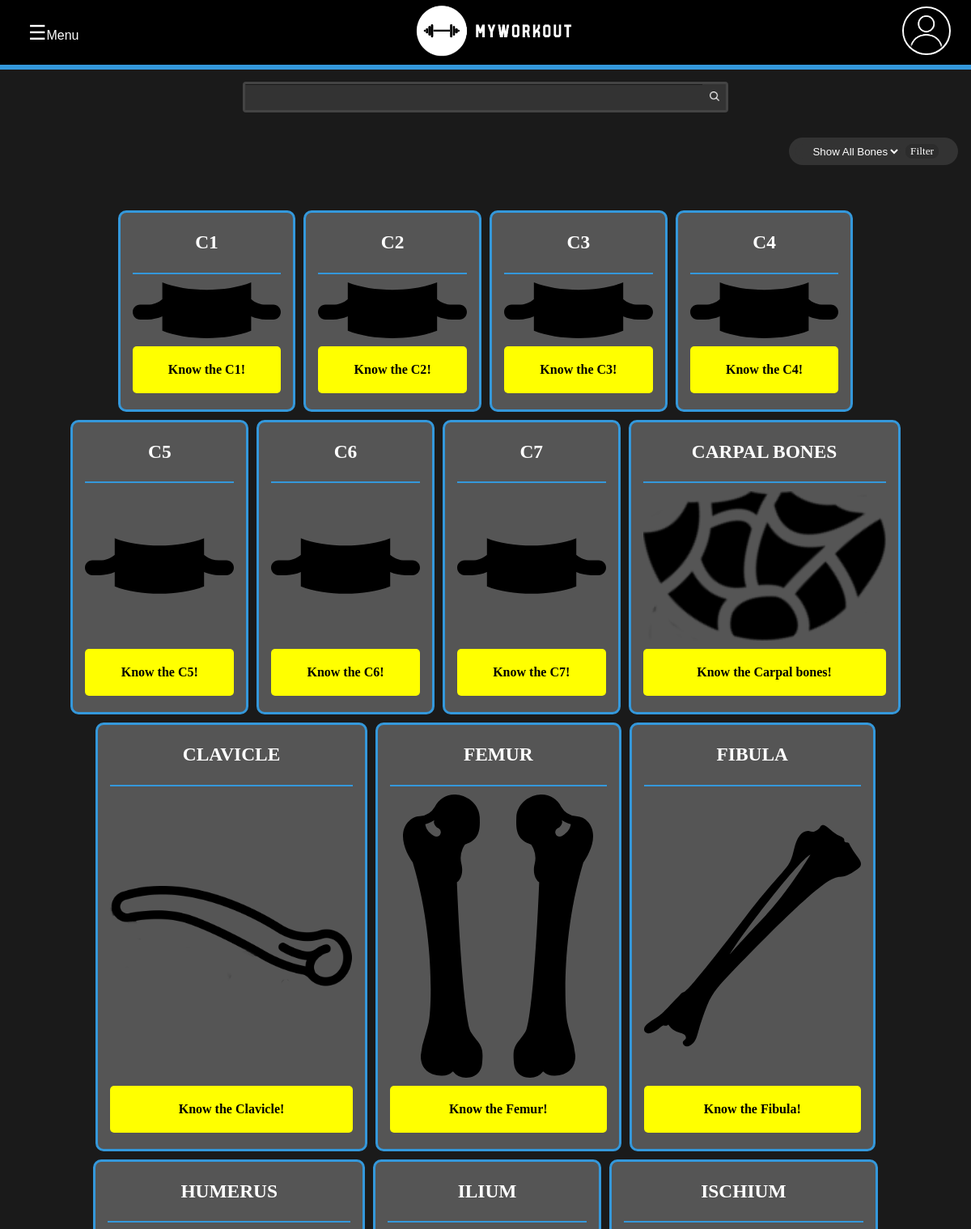
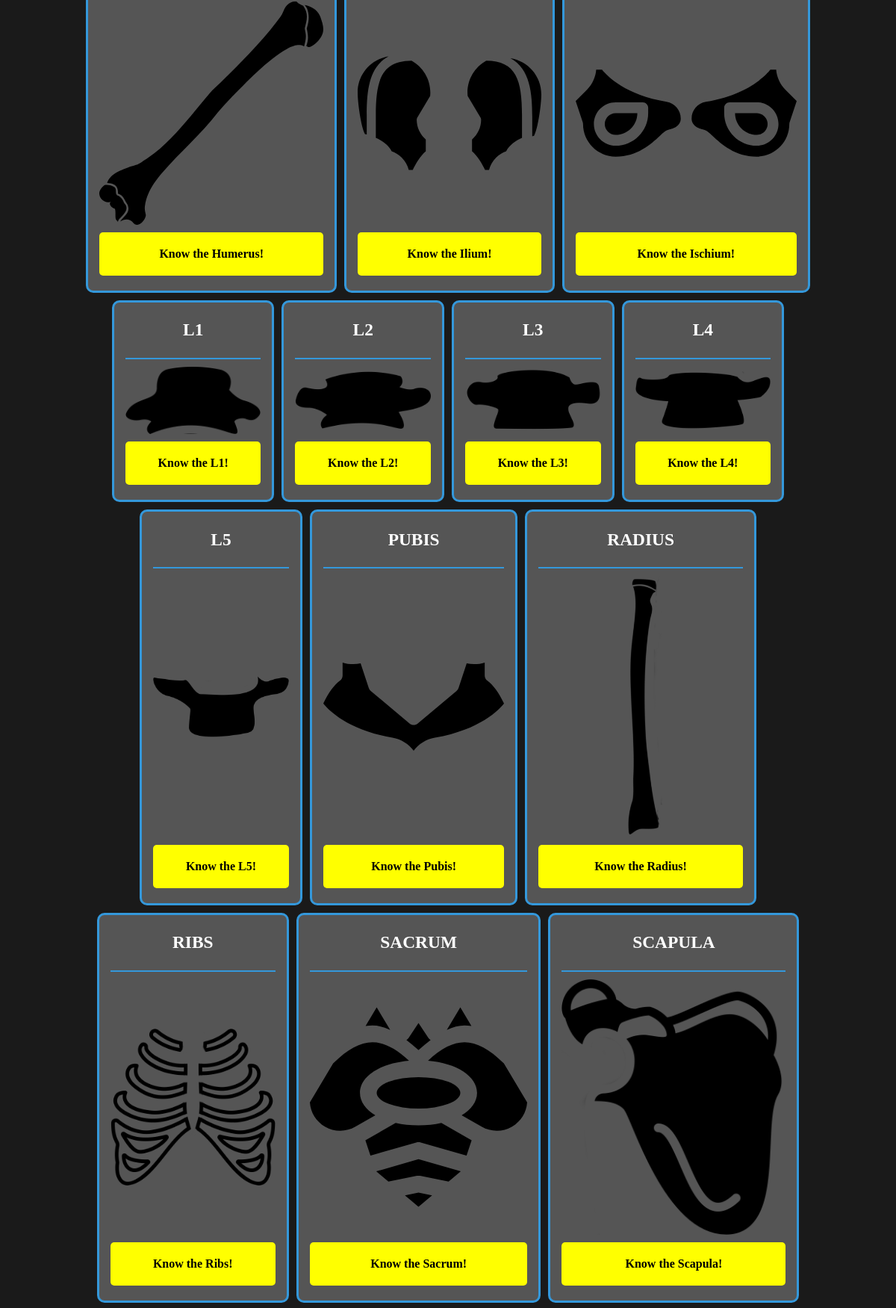
/workout/bones/ (upper part), run on the app's committed database (2 pictures, top to bottom).
### workout/models.py (models this page shows, shortened)
class Bone(models.Model):
    name = models.CharField("Bone name", max_length=50)
    cover = models.FileField(upload_to="images/bones/%Y/%m/%d/", validators=[
        FileExtensionValidator(['svg'])
    ], blank=True)
    description = models.TextField("Some description of the bone")
    muscles = models.ManyToManyField("Muscle", blank=True)
    slug = models.CharField(blank=True, max_length=50)
    is_spine_bone = models.BooleanField(blank=True, default=False)
    is_skull_bone = models.BooleanField(blank=True, default=False)
    class Meta:
        ordering = ['name']
    def get_absolute_url(self):
        return reverse('workout:bone', kwargs={"slug": self.slug})

### workout/views/human_structures.py (the view)
# urls.py: path('bones/', views.bones, name="list-bones"),
def bones(request):
    is_spine_bone_param = request.GET.get('is_spine_bone')
    if is_spine_bone_param is not None:
        if is_spine_bone_param == '1':  # Just spine bones
            bones = models.Bone.objects.filter(is_spine_bone=True)
        elif is_spine_bone_param == '0':  # All bones
            bones = models.Bone.objects.all()
        elif is_spine_bone_param == '2':  # Except spine bones
            bones = models.Bone.objects.filter(is_spine_bone=False)
    else:
        bones = models.Bone.objects.all()
    context = {
        "items": bones,
        "is_bone": True,
        "title": "Bones - ",
    }
    return render(request, "workout/list-structures.html", context)

### templates/workout/list-structures.html (shortened to what this page needs)
{% extends 'base.html' %}
{% block content %}
    {% if is_bone %}
        <div class="flex-container justify-right">
            <form action="" method="GET" class="filter-form">
                <select class="filter-form-select" name="is_spine_bone">
                    <option value="0"><a href="?is_spine_bone=0">Show All Bones</a></option>
                </select>
                <button type="submit" class="filter-cta">Filter</button>
            </form>
        </div>
    {% endif %}
    <main class="main-content">
        <section class="main-content-cards">
            {% if is_description %}
                <article class="main-content-cards card-opened">
                    <header class="card-title">
                        <h1> {{item.name}} </h1>
                        <h4><em> {{item.scientific_name}} </em></h4>
                    </header>
                    <div class="card-description">
                        <img src="{{item.cover.url}}" alt="" class="card-description-icon">
                        {% if is_bone_detail %}
                            {% if muscles %}
                                <details class="card-details">
                                    <summary>
                                        <b>Associated Muscles:</b>
                                    </summary>
                                    <ul class="card-details-list">
                                        {% for muscle in item.muscles.all %}
                                            <li>{{muscle.scientific_name}}</li>
                                        {% endfor %}
                                    </ul>
                                </details>
                            {% endif %}
                        {% endif %}
                        {% if is_joint %}
                            <details class="card-details">
                                <summary>
                                    <b>Allowed movements:</b>
                                </summary>
                                <ul class="card-details-list">
                                    {% for move in item.allowed_movements.all %}
                                        <li>{{move.type_name}}</li>
                                    {% endfor %}
                                </ul>
                            </details>
                            <details class="card-details">
                                <summary>
                                    <b>Bones:</b>
                                </summary>
                                <ul class="card-details-list">
                                    {% for bone in item.bones.all %}
                                        <li><a href="{{bone.get_absolute_url}}">{{bone.name}}</a></li>
                                    {% endfor %}
                                </ul>
                            </details>
                            <details class="card-details">
                                <summary>
                                    <b>Joint type:</b>
                                </summary>
                                <ul class="card-details-list">
                                    {% for type in item.joint_type.all %}
                                        <li>{{type.type_name}}</li>
                                    {% endfor %}
                                </ul>
                            </details>
                        {% endif %}
                        {% if is_muscle %}
                            <details class="card-details">
                                <summary>
                                    <b>Actions:</b>
                                </summary>
                                <ul class="card-details-list">
                                    {% if item.origins.all %}
                                        {% for act in item.action.all %}
                                            <li>
                                                {{act.type_name}}:
                                                {% for muscle in item.origins.all %}
                                                    {% if act in muscle.action.all %}
                                                        <em>{{muscle.name}}</em>;
                                                    {% endif %}
                                                {% endfor %}
                                            </li>
                                        {% endfor %}
                                    {% else %}
                                        {% for act in item.action.all %}
                                            <li>{{act.type_name}}</li>
                                        {% endfor %}
                                    {% endif %}
                                </ul>
                            </details>
                            <details class="card-details">
                                <summary>
                                    <b>Origin:</b>
                                </summary>
                                <ul class="card-details-list">
                                    {% if item.origins.all %}
                                        {% for head in item.origins.all %}
                                            {% for bone in head.origin.all %}
                                                <li>
                                                    <em>{{ head.name }}</em> (<a href="{{bone.get_absolute_url}}">{{bone.name}}</a>)
                                                </li>
                                            {% endfor %}
                                        {% endfor %}
                                    {% else %}
                                        {% for origin in item.origin.all %}
                                            <li><a href="{{origin.get_absolute_url}}">{{origin.name}}</a></li>
                                        {% endfor %}
                                    {% endif %}
                                </ul>
                            </details>
                            <details class="card-details">
                                <summary>
                                    <b>Insertion:</b>
                                </summary>
                                <ul class="card-details-list">
                                    {% for insertion in item.insertion.all %}
                                        <li><a href="{{insertion.get_absolute_url}}">{{insertion.name}}</a></li>
                                    {% endfor %}
                                </ul>
                            </details>
                            <details class="card-details">
                                <summary>
                                    <b>Related exercises:</b>
                                </summary>
                                <ul class="card-details-list">
                                    {% for exercise in item.related_exercises.all %}
                                        <li><a href="{{exercise.get_absolute_url}}">{{exercise.name}}</a></li>
                                    {% endfor %}
                                </ul>
                            </details>
                        {% endif %}
                        {% if is_exercise %}
                            <details class="card-details">
                                <summary>
                                    <b>Muscles worked:</b>
                                </summary>
                                <ul class="card-details-list">
                                    {% for muscle in item.muscle_group.all %}
                                        <li><a href="{{muscle.get_absolute_url}}">{{muscle.name}}</a></li>
                                    {% endfor %}
                                    {% for muscle in item.muscles.all %}
                                        <li>{{muscle.name}}</li>
                                    {% endfor %}
                                </ul>
                            </details>
                            <details class="card-details">
                                <summary>
                                    <b>Resistance profile:</b>
                                </summary>
                                <ul class="card-details-list">
                                    <li>{{item.get_resistance_profile_display}}</li>
                                </ul>
                            </details>
                            <details class="card-details">
                                <summary>
                                    <b>Equipment:</b>
                                </summary>
                                <ul class="card-details-list">
                                    {% if item.is_dumbell %}
                                        <li>Dumbell</li>
                                    {% elif item.is_barbell %}
                                        <li>Barbell</li>
                                    {% elif item.is_cable %}
                                        <li>Cable</li>
                                    {% elif item.is_machine %}
                                        <li>Machine</li>
                                    {% endif %}
                                </ul>
                            </details>
                            <details class="card-details">
                                <summary>
                                    <b>How to do {{item.name}}:</b>
                                </summary>
                                <ul>
                                    {{item.steps|safe}}
                                </ul>
                            </details>
                        {% endif %}
                            <details class="card-details">
                            <summary>
                                <b>Description:</b>
                            </summary>
                            <ul>
                                <li>
                                    {{item.description|safe}}
                                </li>
                            </ul>
                        </details>
                    </div>
                </article>
            {% else %}
                {% for item in items %}
                    <article class="main-content-cards card">
                        <header class="card-title">
                            <h1> {{item.name}} </h1>
                        </header>
                        <img class="card-icon" src="{{item.cover.url}}" alt="">
                        <a href="{{item.get_absolute_url}}" class="card-cta"><b>Know the {{item.name}}!</b></a>
                    </article>
                {% endfor %}
            {% endif %}
        </section>
    </main>
{% endblock content %}

### static/css/style.css (style rules this page uses)
:root { --cor-fundo: #1a1a1a; --cor-texto: #ffffff; --cor-destaque: #3498db; --cor-sombra: #333333; --cor-fundo-secundario: #2c2c2c; --cor-texto-secundario: #cccccc; --cor-borda: #555555; }
html { height: 100%; }
body { height: 100%; padding: 0; margin: 0; color: white; background-color: #1a1a1a; overflow-y: scroll; }
.main-content { display: flex; width: 90%; margin: 40px auto; justify-content: center; }
.main-content-cards { display: flex; flex-wrap: wrap; gap: 10px; justify-content: center; }
.card { max-width: 300px; background-color: #555555; border-radius: 10px; padding: 0 15px; border: 3px solid var(--cor-destaque); text-align: center; transition: background-color 0.5s ease; }
.card-title { text-transform: uppercase; width: 100%; font-size: min(20px, 25px); height: fit-content; border-bottom: 2px solid #3498db; }
.card-cta { display: block; width: 100%; height: fit-content; text-decoration: none; border-radius: 5px; color: black; background-color: yellow; padding: 20px; margin: auto auto 20px; transition: transform 0.5s ease; box-sizing: border-box; }
.card-icon { max-height: 350px; }
.filter-form { display: flex; margin: 16px; padding: 8px; background-color: #333; border-radius: 30px; box-sizing: border-box; max-width: 220px; max-height: 40px; }
.filter-form-select { cursor: pointer; max-width: 130px; text-align: right; background-color: #333; color: inherit; border-radius: 30px; border: none; }
.filter-cta { margin-left: 6px; margin-right: 16px; padding: 0 5px; background-color: #2c2c2c; border-radius: 8px; color: inherit; cursor: pointer; font-family: inherit; border: 1px solid #2c2c2c; transition: ease-in-out all 0.5s; }
.flex-container { width: 100%; display: flex; }
.justify-right { justify-content: right; }

### data on the page
Bone: name "C1", cover (picture)
Bone: name "C2", cover (picture)
Bone: name "C3", cover (picture)
Bone: name "C4", cover (picture)
Bone: name "C5", cover (picture)
Bone: name "C6", cover (picture)
Bone: name "C7", cover (picture)
Bone: name "CARPAL BONES", cover (picture), name "Carpal bones"
Bone: name "CLAVICLE", cover (picture), name "Clavicle"
Bone: name "FEMUR", cover (picture), name "Femur"
Bone: name "FIBULA", cover (picture), name "Fibula"
Bone: name "HUMERUS", cover (picture), name "Humerus"
Bone: name "ILIUM", cover (picture), name "Ilium"
Bone: name "ISCHIUM", cover (picture), name "Ischium"
Bone: name "L1", cover (picture)
Bone: name "L2", cover (picture)
Bone: name "L3", cover (picture)
Bone: name "L4", cover (picture)
Bone: name "L5", cover (picture)
Bone: name "PUBIS", cover (picture), name "Pubis"
Bone: name "RADIUS", cover (picture), name "Radius"
Bone: name "RIBS", cover (picture), name "Ribs"
Bone: name "SACRUM", cover (picture), name "Sacrum"
Bone: name "SCAPULA", cover (picture), name "Scapula"
